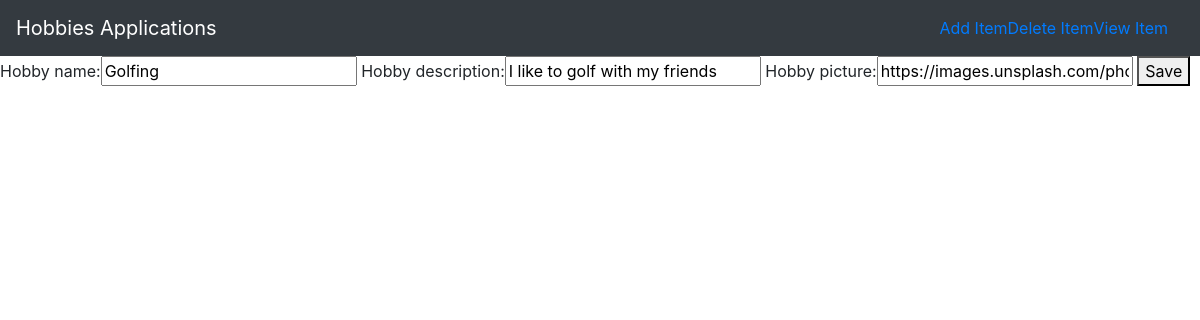
The app's page /hobbies/update/1, older data.
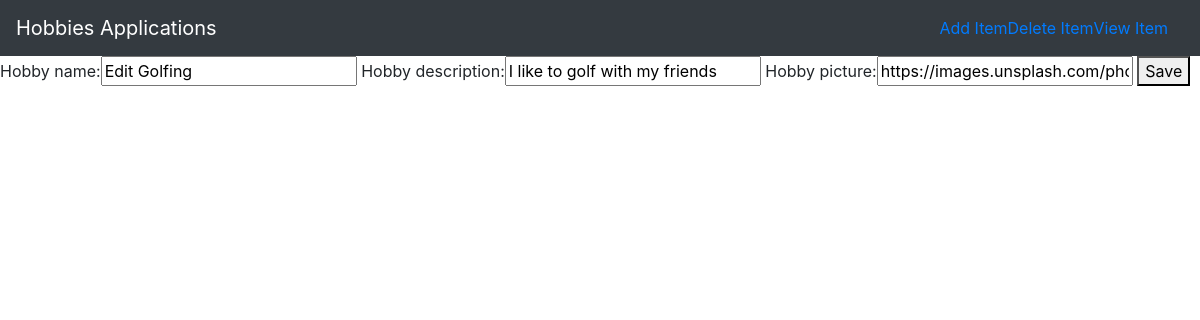
The same page, newer data.
### hobbies/models.py (models this page shows, shortened)
class Hobby(models.Model):
    hobby_name = models.CharField(max_length=200)
    hobby_description = models.CharField(max_length=200)
    hobby_picture=models.CharField(max_length=500, default="https://icebreakerideas.com/wp-content/uploads/2018/07/57-Best-List-of-Hobbies-For-Men-and-Women.jpeg")

### hobbies/views.py (the view)
# urls.py: path('update/<int:id>', views.update_hobby, name="update_hobby"),
def update_hobby(request, id):
    hobby = Hobby.objects.get(id=id)
    form = HobbyForm(request.POST or None, instance=hobby)
    if form.is_valid():
        form.save()
        return redirect('hobbies:index')
    return render(request, 'hobbies/hobby-form.html',{'form':form, 'hobby':hobby})

### hobbies/forms.py
class HobbyForm(forms.ModelForm):
    class Meta:
        model = Hobby
        fields = ['hobby_name', 'hobby_description', 'hobby_picture']

### hobbies/templates/hobbies/hobby-form.html (shortened to what this page needs)
{% extends 'hobbies/base.html'%}
{% block body%}
    <form method="POST">
        {{ form }}
        <button type="submit">Save</button>
    </form>
{% endblock %}

### hobbies/templates/hobbies/base.html (shortened to what this page needs)
{% load static %}
<!doctype html>
<html lang="en">
<head>
    <link rel="stylesheet" href="{% static 'hobbies/style.css'%}">
    <link rel="stylesheet" href="https://cdn.jsdelivr.net/npm/bootstrap@4.5.3/dist/css/bootstrap.min.css">
</head>
<body>
    <nav class="navbar navbar-dark bg-dark">
        <a href="#" class="navbar-brand">Hobbies Applications</a>
        <div class="navbar">
            <a href="{% url 'hobbies:create_hobby' %}" class="nav-item navbar-link">Add Item</a>
            <a href="#" class="nav-item navbar-link">Delete Item</a>
            <a href="#" class="nav-item navbar-link">View Item</a>
        </div>
    </nav>
{% block body %}
{% endblock %}
</body>
</html>

### hobbies/static/hobbies/style.css (style rules this page uses)
body { background-color: aqua; }

Row changes from the older to the newer data that the page shows:
changed Hobby "I like to golf with my friends": hobby_name "Golfing" → "Edit Golfing"
